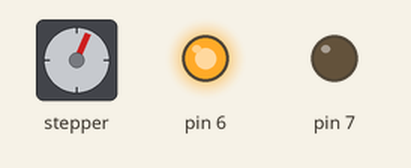
Recording of a sketch running on a simulated Arduino Uno, built with avr-gcc and run on an emulated ATmega328P. Shown: stepper motor, output pins drawn as LEDs (lit = HIGH). Stepper angles assume 3000 steps per turn.

Above: at 1.4 s.
At 3.7 s:
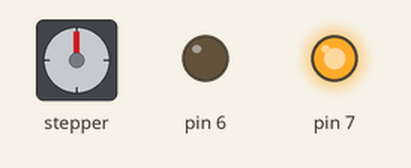
At 10.7 s:
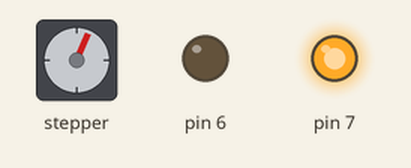
At 22.4 s:
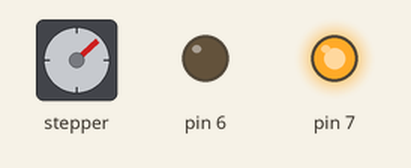
At 29.5 s:
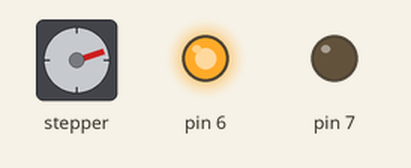
At 38.8 s:
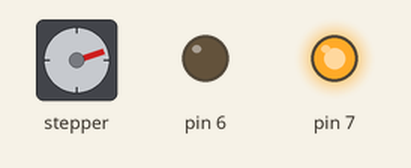
Timing chart, 0 to 40.0 s (numbered marks = the images above):
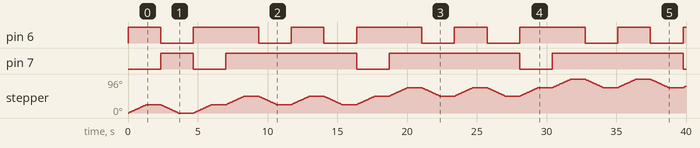

The sketch:

test1.ino
```cpp
/*
  Creado: Luis del Valle (ldelvalleh@programarfacil.com
  Utilización librería Steper con motor 28BYJ-48
  https://programarfacil.com
*/

// Incluímos la librería para poder utilizarla
#include <Stepper.h>

// Esto es el número de pasos por revolución
#define STEPS 3000
// Número de pasos que queremos que de
#define NUMSTEPS 200

// Constructor, pasamos STEPS y los pines donde tengamos conectado el motor
Stepper stepper(STEPS, 2, 3, 4, 5);

void setup() {
  // Asignamos la velocidad en RPM (Revoluciones por Minuto)
  stepper.setSpeed(3);
  pinMode(6, OUTPUT);
  pinMode(7, OUTPUT);
}

void loop() {
  // Movemos el motor un número determinado de pasos
  digitalWrite(6, HIGH);
  stepper.step(NUMSTEPS);
  delay(1000);

digitalWrite(6, LOW);
digitalWrite(7, HIGH);
  stepper.step(-NUMSTEPS);
  delay(1000);

digitalWrite(6, HIGH);
digitalWrite(7, LOW);

    stepper.step(NUMSTEPS);

  delay(1000);

digitalWrite(6, HIGH);
digitalWrite(7, HIGH);
    stepper.step(NUMSTEPS);
  delay(1000);

digitalWrite(7, HIGH);
digitalWrite(6, LOW);
    stepper.step(-NUMSTEPS);
  delay(1000);

}
```

Measured:
- by itself, pin 6: repeats every 11.7 s: LOW 2.3 s, HIGH 4.7 s, LOW 2.3 s, HIGH 2.3 s
- by itself, pin 7: repeats every 11.7 s: LOW 2.3 s, HIGH 9.4 s
